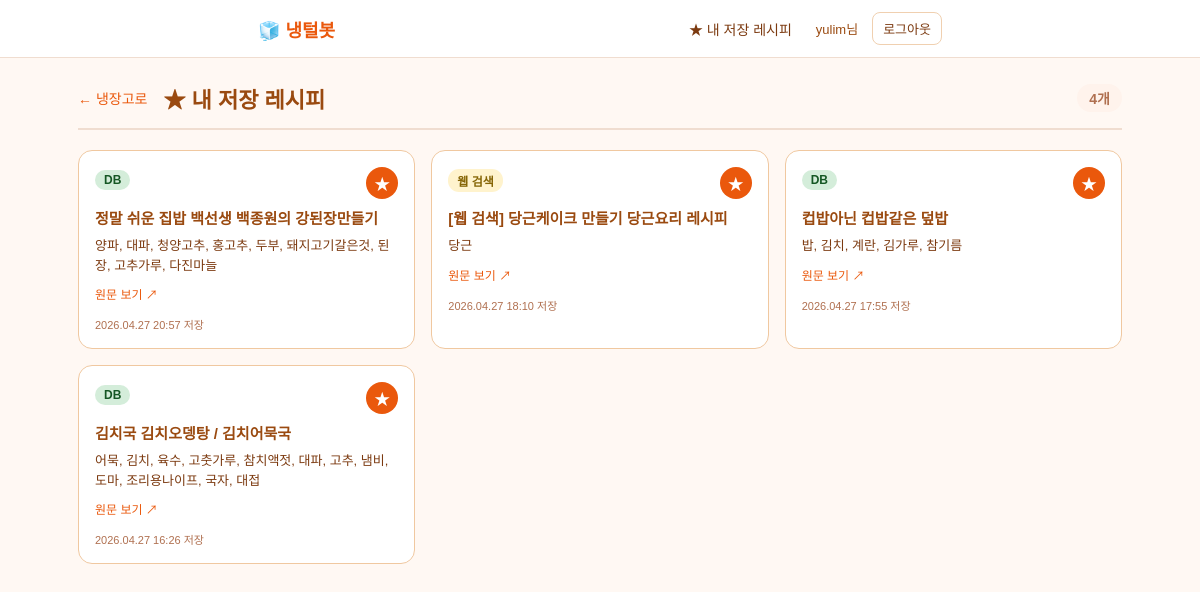
Screenshot of /favorites/ (signed in) with the database file from the repository.
### recipes/models.py (models this page shows, shortened)
class Favorite(models.Model):
    SOURCE_CHOICES = [
        ("db", "DB"),
        ("web", "웹 검색"),
        ("llm", "LLM 추정"),
    ]
    user = models.ForeignKey(
        settings.AUTH_USER_MODEL,
        on_delete=models.CASCADE,
        related_name="favorites",
    )
    mongo_recipe_id = models.CharField(max_length=64, blank=True, default="")
    title = models.CharField(max_length=255)
    url = models.URLField(max_length=1000, blank=True, default="")
    ingredients_summary = models.TextField(blank=True, default="")
    answer_snippet = models.TextField(
        blank=True, default="", help_text="LLM 답변 일부(저장 시점 미리보기)"
    )
    source = models.CharField(
        max_length=8, choices=SOURCE_CHOICES, default="db"
    )
    created_at = models.DateTimeField(auto_now_add=True)
    class Meta:
        ordering = ["-created_at"]
        constraints = [
            models.UniqueConstraint(
                fields=["user", "mongo_recipe_id"],
                condition=~models.Q(mongo_recipe_id=""),
                name="uniq_user_recipe_when_id_present",
            ),
        ]
        verbose_name = "즐겨찾기 레시피"
        verbose_name_plural = "즐겨찾기 레시피들"

### recipes/views.py (the view)
# urls.py: path("favorites/", views.favorites_page, name="favorites"),
@login_required
def favorites_page(request):
    favs = Favorite.objects.filter(user=request.user)
    return render(
        request, "recipes/favorites.html", {"favorites": favs}
    )

### recipes/templates/recipes/favorites.html (shortened to what this page needs)
{% extends "recipes/base.html" %}
{% block content %}
<div class="fav-wrap">
  <div class="fav-head">
    <a href="{% url 'recipes:index' %}" class="fav-back">← 냉장고로</a>
    <h1>★ 내 저장 레시피</h1>
    <div class="fav-count">{{ favorites|length }}개</div>
  </div>
  {% if favorites %}
    <div class="fav-grid">
      {% for f in favorites %}
        <div class="fav-card" data-fav-id="{{ f.id }}">
          <div class="fav-card-head">
            <span class="src-badge {{ f.source }}">{{ f.get_source_display }}</span>
            <button type="button" class="fav-del-btn" data-fav-id="{{ f.id }}" title="저장 취소">★</button>
          </div>
          <div class="fav-title">{{ f.title }}</div>
          {% if f.ingredients_summary %}
            <div class="fav-ing">{{ f.ingredients_summary|truncatechars:120 }}</div>
          {% endif %}
          {% if f.url %}
            <a class="fav-link" href="{{ f.url }}" target="_blank" rel="noopener">원문 보기 ↗</a>
          {% endif %}
          <div class="fav-meta">{{ f.created_at|date:"Y.m.d H:i" }} 저장</div>
        </div>
      {% endfor %}
    </div>
  {% endif %}
</div>
{% endblock %}

### recipes/templates/recipes/base.html (shortened to what this page needs)
{% load static %}
<!DOCTYPE html>
<html lang="ko">
<head>
  <link rel="stylesheet" href="{% static 'recipes/css/fridge.css' %}">
</head>
<body>
  <header class="top-nav">
    <div class="top-nav-inner">
      <a href="{% url 'recipes:index' %}" class="top-logo">🧊 냉털봇</a>
      <nav class="top-links">
        {% if user.is_authenticated %}
          <a href="{% url 'recipes:favorites' %}" class="top-link">★ 내 저장 레시피</a>
          <span class="top-user">{{ user.username }}님</span>
          <form method="post" action="{% url 'recipes:logout' %}" class="top-logout-form">
            <button type="submit" class="top-link top-logout">로그아웃</button>
          </form>
        {% else %}
          <a href="{% url 'recipes:login' %}" class="top-link">로그인</a>
          <a href="{% url 'recipes:signup' %}" class="top-link top-link-cta">회원가입</a>
        {% endif %}
      </nav>
    </div>
  </header>
  {% block content %}{% endblock %}
</body>
</html>

### recipes/static/recipes/css/fridge.css (style rules this page uses)
* { box-sizing: border-box; margin: 0; padding: 0; }
html, body { font-family: 'Noto Sans KR', sans-serif; background-color: #fff8f3; min-height: 100vh; }
.src-badge { display: inline-block; font-size: 12px; padding: 3px 9px; border-radius: 11px; margin-bottom: 6px; font-weight: 700; }
.src-badge.db { background: #d4edda; color: #155724; }
.src-badge.web { background: #fff3cd; color: #856404; }
.top-nav { background: #fff; border-bottom: 1px solid #f0ddd0; position: sticky; top: 0; z-index: 100; }
.top-nav-inner { max-width: 720px; margin: 0 auto; display: flex; align-items: center; justify-content: space-between; padding: 12px 18px; }
.top-logo { font-size: 18px; font-weight: 700; color: #EA580C; text-decoration: none; }
.top-links { display: flex; align-items: center; gap: 14px; }
.top-link { font-size: 14px; color: #7c3a10; text-decoration: none; background: none; border: none; cursor: pointer; font-family: inherit; padding: 6px 10px; border-radius: 8px; }
.top-user { font-size: 13px; color: #9a4a10; font-weight: 500; }
.top-logout-form { display: inline; margin: 0; padding: 0; }
.top-logout { border: 1px solid #f0d0b0 !important; font-size: 13px; }
.fav-wrap { max-width: 1080px; margin: 0 auto; padding: 24px 18px 60px; }
.fav-head { display: flex; align-items: center; gap: 16px; margin-bottom: 20px; padding-bottom: 14px; border-bottom: 2px solid #f0ddd0; }
.fav-head h1 { font-size: 22px; color: #9a4a10; margin: 0; }
.fav-back { font-size: 14px; color: #EA580C; text-decoration: none; font-weight: 500; }
.fav-count { margin-left: auto; font-size: 14px; color: #b07050; background: #fff3ec; padding: 4px 12px; border-radius: 14px; font-weight: 700; }
.fav-grid { display: grid; grid-template-columns: repeat(auto-fill, minmax(280px, 1fr)); gap: 16px; }
.fav-card { background: #fff; border: 1px solid #f0c8a0; border-radius: 14px; padding: 16px; position: relative; transition: transform 0.15s, box-shadow 0.15s; }
.fav-card-head { display: flex; align-items: center; justify-content: space-between; margin-bottom: 8px; }
.fav-del-btn { width: 32px; height: 32px; border: none; background: #EA580C; color: #fff; border-radius: 50%; cursor: pointer; font-size: 16px; font-family: inherit; }
.fav-title { font-size: 15px; font-weight: 700; color: #9a4a10; margin-bottom: 8px; word-break: keep-all; }
.fav-ing { font-size: 13px; color: #7c3a10; margin-bottom: 10px; line-height: 1.5; }
.fav-link { display: inline-block; font-size: 12px; color: #EA580C; text-decoration: none; margin-bottom: 8px; }
.fav-meta { font-size: 11px; color: #b07050; margin-top: 6px; }

### rows the page displays
Favorite: source "DB", title "정말 쉬운 집밥 백선생 백종원의 강된장만들기", ingredients_summary "양파, 대파, 청양고추, 홍고추, 두부, 돼지고기갈은것, 된장, 고추가루, 다진마늘", created_at "2026.04.27 20:57"
Favorite: source "웹 검색", title "[웹 검색] 당근케이크 만들기 당근요리 레시피", ingredients_summary "당근", created_at "2026.04.27 18:10"
Favorite: source "DB", title "컵밥아닌 컵밥같은 덮밥", ingredients_summary "밥, 김치, 계란, 김가루, 참기름", created_at "2026.04.27 17:55"
Favorite: source "DB", title "김치국 김치오뎅탕 / 김치어묵국", ingredients_summary "어묵, 김치, 육수, 고춧가루, 참치액젓, 대파, 고추, 냄비, 도마, 조리용나이프, 국자, 대접", created_at "2026.04.27 16:26"

### other values shown
{{ user.username }} "yulim"
{{ favorites|length }} "4"
